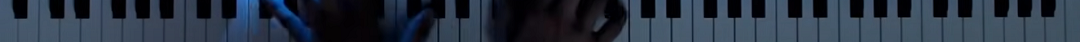
#> input picture 1.png, 1080 x 42 px
$ python variant.py
#> lines starting #> are read from the running program, lines starting #| are printed output that depends on the picture; after the words box and inside, x2 and y2 are one past the last pixel; in counts of white or black regions, pixels touching at a corner belong together
import cv2
from time import sleep
import numpy as np

image = cv2.imread("1.png")
#> image is the input picture: shape (42, 1080, 3); mean B, G, R 65.1, 50.6, 40.3


clahe = cv2.createCLAHE(clipLimit=92., tileGridSize=(1,1))

lab = cv2.cvtColor(image, cv2.COLOR_BGR2LAB)
#> lab: shape (42, 1080, 3); mean of channels 0, 1, 2 53.2, 128.1, 118.3
l, a, b = cv2.split(lab)
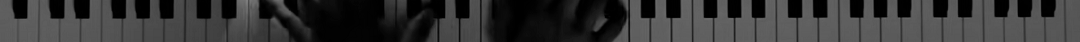
#> l: shape (42, 1080); min 0, max 126, mean 53.2
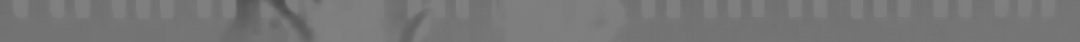
#> b: shape (42, 1080); min 76, max 129, mean 118.3

l2 = clahe.apply(l)
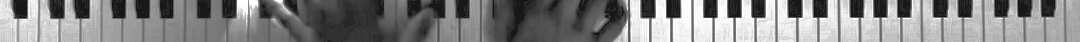
#> l2: shape (42, 1080); min 24, max 255, mean 131.1

lab = cv2.merge((l2, a, b))
#> lab: shape (42, 1080, 3); mean of channels 0, 1, 2 131.1, 128.1, 118.3
img2 = cv2.cvtColor(lab, cv2.COLOR_LAB2BGR)
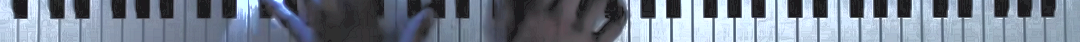
#> img2: shape (42, 1080, 3); mean B, G, R 141.5, 127.1, 116.7

thresh = 200 # порог

image3 = cv2.cvtColor(img2, cv2.COLOR_BGR2GRAY)
ret,thresh_img = cv2.threshold(image3, thresh, 255, cv2.THRESH_BINARY) # становится бинарным
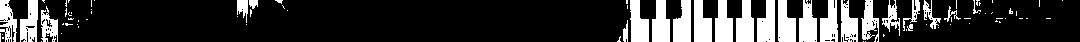
#> thresh_img: shape (42, 1080); 20.8% white; 86 white regions (62 under 20 px), largest, box (x1, y1, x2, y2) and area: (652, 0, 670, 42) 604, (673, 0, 691, 42) 600, (630, 0, 649, 42) 599
#> ret = 200

kernel = np.ones((3,3), np.uint8)
#closing = cv2.morphologyEx(thresh_img, cv2.MORPH_CLOSE, kernel)
opening = cv2.morphologyEx(thresh_img, cv2.MORPH_OPEN, kernel)
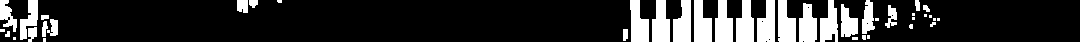
#> opening: shape (42, 1080); 18.2% white; 41 white regions (15 under 20 px)

contours, hierarchy = cv2.findContours(thresh_img, cv2.RETR_TREE, cv2.CHAIN_APPROX_SIMPLE)
#> contours = 166 contours, 142 with area under 20; largest, box (x1, y1, x2, y2) and area: (652, 0, 670, 42) 546, (673, 0, 691, 42) 542, (630, 0, 649, 42) 540, (736, 0, 754, 42) 538, (778, 0, 796, 42) 536


# [5 lines of commented-out code are left out]

img_contours = np.zeros(image.shape)
cv2.drawContours(img_contours, contours, -1, (255, 255, 255), 1)
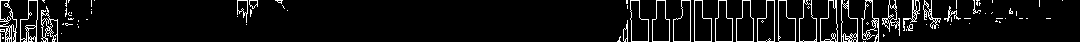
#> img_contours: shape (42, 1080, 3) float64; 6.8% white in thin lines or dots


cv2.imshow("frame1", thresh_img)
#cv2.imshow("frame", thresh_img)
cv2.waitKey(0)
cv2.destroyAllWindows()

$ run again, with 12.png copied over 1.png
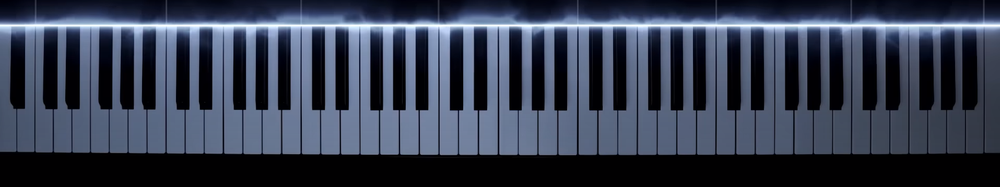
#> input picture 12.png, 1000 x 187 px, shrunk from 1915 x 359 before the run
#> image is the input picture: shape (187, 1000, 3); mean B, G, R 80.6, 62.6, 54.9
#> `ret,thresh_img = cv2.threshold(image3, thresh, 255, cv2.THRESH_BINARY)`:
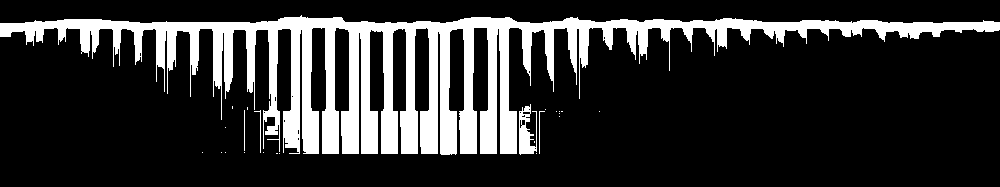
#> thresh_img: shape (187, 1000); 19.2% white; 24 white regions (19 under 20 px), largest, box (x1, y1, x2, y2) and area: (0, 15, 1000, 155) 35168, (519, 104, 537, 155) 532, (254, 110, 261, 153) 49, (539, 111, 545, 154) 48, (244, 110, 245, 151) 41
#> ret = 200
#> opening: shape (187, 1000); 18.7% white; 4 white regions
#> contours = 40 contours, 36 with area under 20; largest, box (x1, y1, x2, y2) and area: (0, 15, 1000, 155) 31228, (519, 104, 537, 155) 456, (521, 119, 526, 126) 22, (522, 111, 531, 115) 22
#> `cv2.drawContours(img_contours, contours, -1, (255, 255, 255), 1)`:
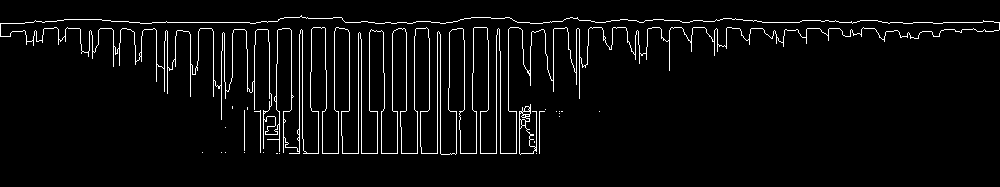
#> img_contours: shape (187, 1000, 3) float64; 4.2% white in thin lines or dots, all inside (x1, y1, x2, y2) = (0, 15, 1000, 155)
